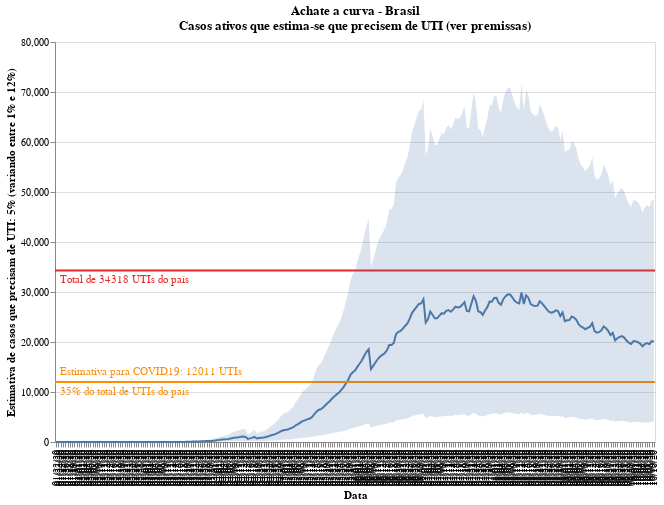

Source (notebook cell):
### Code cell
#hide_input
selection = alt.selection_single(fields=[STATE_COLUMN], name=' ')
color = alt.condition(selection,
                    alt.Color(STATE_COLUMN+':N', 
                              scale=alt.Scale(scheme='tableau20', reverse=False), legend=None),
                              alt.value('#ffbf79')
                     )

chart = alt.Chart(df).mark_line().encode(
    x=alt.X(DATE_COLUMN+':O', axis=alt.Axis(title=DATE_COLUMN)),
    y=alt.Y(ACTIVE_CASES+':Q', axis=alt.Axis(
        title=["Estimativa de casos que precisam de UTI: {:.0f}".format(CASES_NEED_ICU*100)+"% (variando entre {:.0f}".format(LOWER_BOUND_ICU_NEED*100)+"% e {:.0f}".format(UPPER_BOUND_ICU_NEED*100)+"%)"])),
    color=color,
    tooltip=[
        DATE_COLUMN, 
        STATE_COLUMN, 
        ACTIVE_CASES
    ],
    order=alt.Order(
    STATE_COLUMN,
    sort='ascending'
    )
).properties(
    title=[
        "Achate a curva - Brasil",
        "Casos ativos que estima-se que precisem de UTI (ver premissas)"
        
    ]
).add_selection(
    selection
)

shades = alt.Chart(df).mark_area().encode(
    x=DATE_COLUMN+':O',
    y=LOWER_BOUND_ICU_NEED_STR+":Q",
    y2=UPPER_BOUND_ICU_NEED_STR+':Q',
    opacity = alt.condition(selection, alt.value(0.2), alt.value(0.5))
)

x0line = alt.Chart(pd.DataFrame({'y': [TOTAL_ICU]})).mark_rule(color='#e42726', strokeWidth=2).encode(
    y='y:Q'
)

text0 = x0line.mark_text(align='left', x=5, dy=10, color='#e42726', strokeWidth=1).encode(
    text=alt.value("Total de "+"{:.0f}".format(TOTAL_ICU)+" UTIs do país")   
)

x1line = alt.Chart(pd.DataFrame({'y': [TOTAL_AVAILABLE_ICU]})).mark_rule(color='darkorange', strokeWidth=2).encode(
    y='y:Q'
)
text1 = x1line.mark_text(align='left', x=5, dy=-10, color='darkorange', strokeWidth=1).encode(
    text=alt.value("Estimativa para COVID19: "+"{:.0f}".format(TOTAL_AVAILABLE_ICU)+" UTIs")
)
text2 = x1line.mark_text(align='left', x=5, dy=10, color='darkorange', strokeWidth=1).encode(
    text=alt.value("{:.0f}".format(AVAILABLE_PERCENTAGE_ICU*100)+"% do total de UTIs do país")   
)

legend = alt.Chart(df).mark_point().encode(
    y=alt.Y(STATE_COLUMN+':N', axis=alt.Axis(orient='right')),
    color=color
).add_selection(
    selection
)

plot = chart.properties(width=CHART_WIDTH, height=CHART_HEIGHT) + x0line + text0 + x1line + text1 + text2 + shades
plot

### Figure 1 — Vega-Lite specification as saved in the notebook (floating-point values rounded to 4 significant figures; data arrays with more than 128 entries replaced by an {"elided": "..."} marker saying what was removed)
{"config": {"view": {"continuousWidth": 400, "continuousHeight": 300}}, "layer": [{"data": {"name": "data-e51e19f8a3bd4e08cd9dde161a87ebcd"}, "mark": "line", "encoding": {"color": {"condition": {"type": "nominal", "field": "Estado", "legend": null, "scale": {"reverse": false, "scheme": "tableau20"}, "selection": " "}, "value": "#ffbf79"}, "order": {"type": "nominal", "field": "Estado", "sort": "ascending"}, "tooltip": [{"type": "nominal", "field": "Data"}, {"type": "nominal", "field": "Estado"}, {"type": "quantitative", "field": "Ativos"}], "x": {"type": "ordinal", "axis": {"title": "Data"}, "field": "Data"}, "y": {"type": "quantitative", "axis": {"title": ["Estimativa de casos que precisam de UTI: 5% (variando entre 1% e 12%)"]}, "field": "Ativos"}}, "height": 400, "selection": {" ": {"type": "single", "fields": ["Estado"]}}, "title": ["Achate a curva - Brasil", "Casos ativos que estima-se que precisem de UTI (ver premissas)"], "width": 600}, {"data": {"name": "data-890aea698b0c1806168150cad7edfc39"}, "mark": {"type": "rule", "color": "#e42726", "strokeWidth": 2}, "encoding": {"y": {"type": "quantitative", "field": "y"}}}, {"data": {"name": "data-890aea698b0c1806168150cad7edfc39"}, "mark": {"type": "text", "align": "left", "color": "#e42726", "dy": 10, "strokeWidth": 1, "x": 5}, "encoding": {"text": {"value": "Total de 34318 UTIs do país"}, "y": {"type": "quantitative", "field": "y"}}}, {"data": {"name": "data-6e2bfc7222dcf4cfb1cce24f29e45988"}, "mark": {"type": "rule", "color": "darkorange", "strokeWidth": 2}, "encoding": {"y": {"type": "quantitative", "field": "y"}}}, {"data": {"name": "data-6e2bfc7222dcf4cfb1cce24f29e45988"}, "mark": {"type": "text", "align": "left", "color": "darkorange", "dy": -10, "strokeWidth": 1, "x": 5}, "encoding": {"text": {"value": "Estimativa para COVID19: 12011 UTIs"}, "y": {"type": "quantitative", "field": "y"}}}, {"data": {"name": "data-6e2bfc7222dcf4cfb1cce24f29e45988"}, "mark": {"type": "text", "align": "left", "color": "darkorange", "dy": 10, "strokeWidth": 1, "x": 5}, "encoding": {"text": {"value": "35% do total de UTIs do país"}, "y": {"type": "quantitative", "field": "y"}}}, {"data": {"name": "data-e51e19f8a3bd4e08cd9dde161a87ebcd"}, "mark": "area", "encoding": {"opacity": {"condition": {"value": 0.2, "selection": " "}, "value": 0.5}, "x": {"type": "ordinal", "field": "Data"}, "y": {"type": "quantitative", "field": "1% dos ativos"}, "y2": {"field": "12% dos ativos"}}}], "$schema": "https://vega.github.io/schema/vega-lite/v4.8.1.json", "datasets": {"data-e51e19f8a3bd4e08cd9dde161a87ebcd": {"elided": "263 records"}, "data-890aea698b0c1806168150cad7edfc39": [{"y": 34320.0}], "data-6e2bfc7222dcf4cfb1cce24f29e45988": [{"y": 12010.0}]}}
